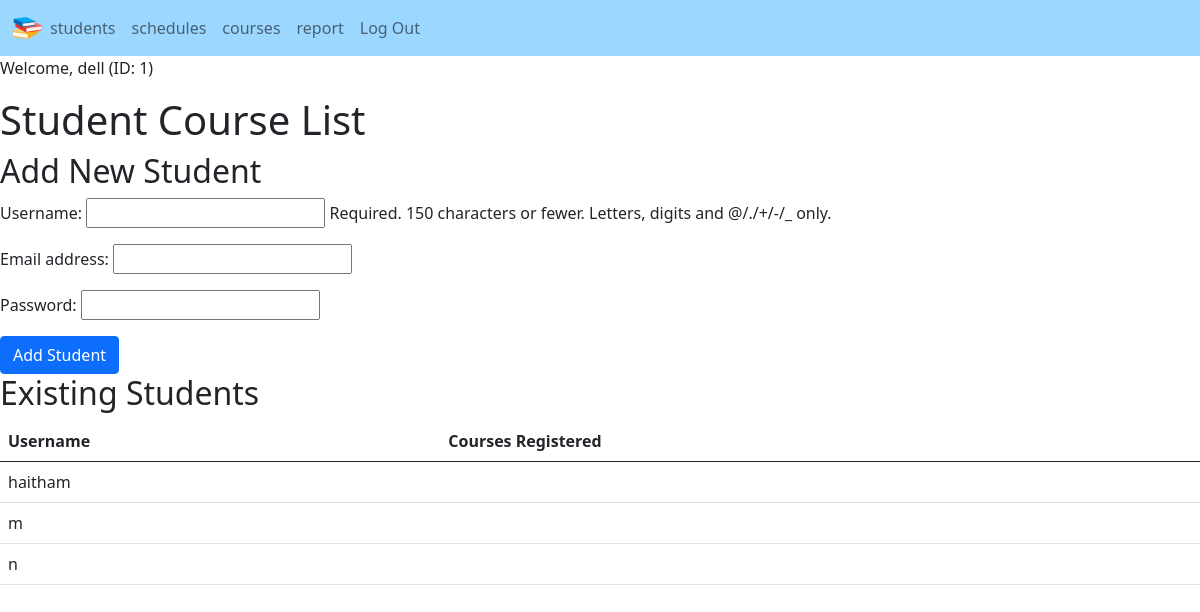
Page /student_course_list/ (signed in) on the committed database.
### courses/models.py (models this page shows, shortened)
class Student(models.Model):
    id = models.AutoField(primary_key=True, unique=True)
    user = models.ForeignKey(User, on_delete=models.CASCADE)

### courses/views.py (the view)
# urls.py: path('student_course_list/', views.student_course_list, name='student_course_list'),
@login_required
@admin_required
def student_course_list(request):
    students = Student.objects.all()
    if request.method == "POST":
        form = StudentForm(request.POST)
        if form.is_valid():
            user = User.objects.create_user(
                username=form.cleaned_data['username'],
                email=form.cleaned_data['email'],
                password=form.cleaned_data['password']
            )
            Student.objects.create(user=user)
            return redirect('student_course_list')
    else:
        form = StudentForm()
    return render(request, 'courses/student_course_list.html', {'students': students, 'form': form})

### courses/forms.py
class StudentForm(forms.ModelForm):
    password = forms.CharField(widget=forms.PasswordInput)
    class Meta:
        model = User
        fields = ['username', "email", 'password']

### courses/templates/courses/student_course_list.html (shortened to what this page needs)
{% extends "courses/mainadmin.html" %}
{% load static %}
{% block content %}
<p>Welcome, {{ user.username }} (ID: {{ user.id }})</p>
    <h1>Student Course List</h1>
    <h2>Add New Student</h2>
    <form method="POST" action="">
        {{ form.as_p }}
        <button type="submit" class="btn btn-primary">Add Student</button>
    </form>
    <h2>Existing Students</h2>
    <table class="table">
        <thead>
            <tr>
                <th>Username</th>
                <th>Courses Registered</th>
            </tr>
        </thead>
        <tbody>
            {% for student in students %}
                <tr>
                    <td>{{ student.user.username }}</td>
                    <td>
                    </td>
                </tr>
            {% endfor %}
        </tbody>
    </table>
    {% endblock content %}

### rows in the picture
Student: user.username "haitham"
Student: user.username "m"
Student: user.username "n"

### other values in the picture
{{ user.username }} "dell"
{{ user.id }} "1"
